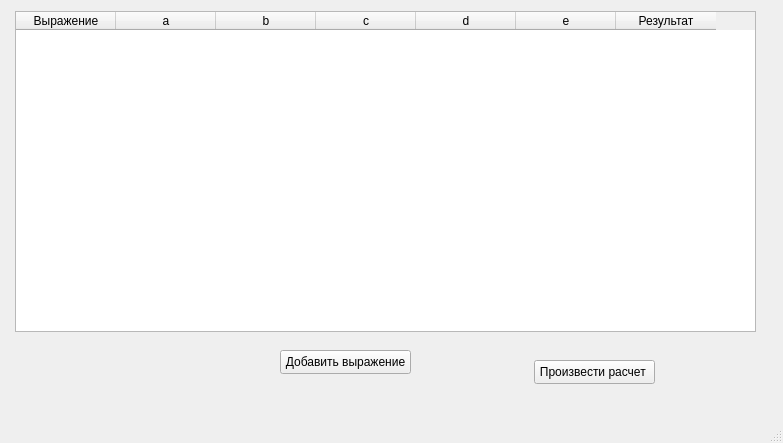
<?xml version="1.0" encoding="UTF-8"?>
<ui version="4.0">
 <class>MainWindow</class>
 <widget class="QMainWindow" name="MainWindow">
  <property name="geometry">
   <rect>
    <x>0</x>
    <y>0</y>
    <width>783</width>
    <height>443</height>
   </rect>
  </property>
  <property name="windowTitle">
   <string>MainWindow</string>
  </property>
  <widget class="QWidget" name="centralwidget">
   <widget class="QPushButton" name="pushButton">
    <property name="geometry">
     <rect>
      <x>280</x>
      <y>350</y>
      <width>131</width>
      <height>24</height>
     </rect>
    </property>
    <property name="text">
     <string>Добавить выражение</string>
    </property>
   </widget>
   <widget class="QTableWidget" name="tableWidget">
    <property name="geometry">
     <rect>
      <x>15</x>
      <y>11</y>
      <width>741</width>
      <height>321</height>
     </rect>
    </property>
    <column>
     <property name="text">
      <string>Выражение</string>
     </property>
    </column>
    <column>
     <property name="text">
      <string>a</string>
     </property>
    </column>
    <column>
     <property name="text">
      <string>b</string>
     </property>
    </column>
    <column>
     <property name="text">
      <string>c</string>
     </property>
    </column>
    <column>
     <property name="text">
      <string>d</string>
     </property>
    </column>
    <column>
     <property name="text">
      <string>e</string>
     </property>
    </column>
    <column>
     <property name="text">
      <string>Результат</string>
     </property>
    </column>
   </widget>
   <widget class="QPushButton" name="pushButton_2">
    <property name="geometry">
     <rect>
      <x>534</x>
      <y>360</y>
      <width>121</width>
      <height>24</height>
     </rect>
    </property>
    <property name="text">
     <string>Произвести расчет </string>
    </property>
   </widget>
  </widget>
  <widget class="QMenuBar" name="menubar">
   <property name="geometry">
    <rect>
     <x>0</x>
     <y>0</y>
     <width>783</width>
     <height>22</height>
    </rect>
   </property>
  </widget>
  <widget class="QStatusBar" name="statusbar"/>
 </widget>
 <resources/>
 <connections/>
</ui>
